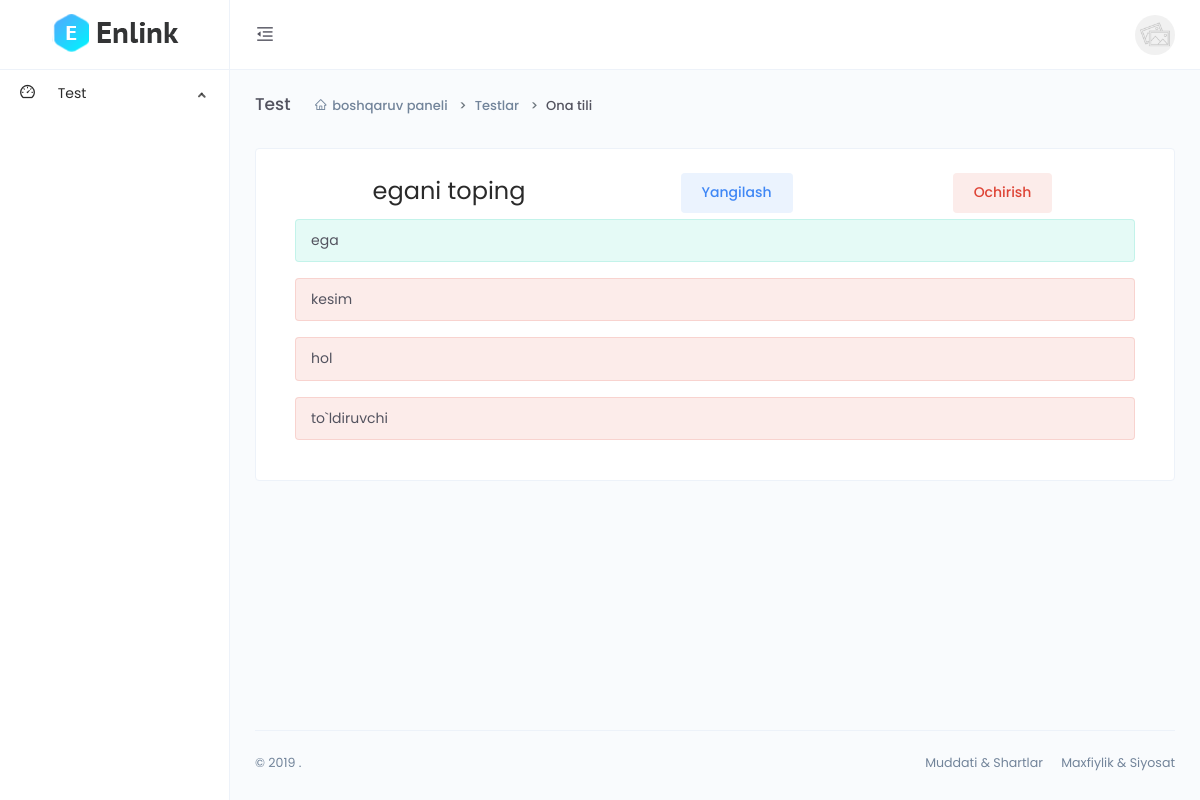
Screenshot of /dashboard/question-detail/uTbkYOKEwFQpZe4/ (signed in) with the database file from the repository.
### main/models.py (models this page shows, shortened)
class CodeGenerate(models.Model):
    code = models.CharField(max_length=255, blank=True,unique=True)
    class Meta:
        abstract = True

class Question(CodeGenerate):
    name = models.CharField(max_length=255)
    quiz = models.ForeignKey(Quiz, on_delete=models.CASCADE)

class Quiz(CodeGenerate):
    name = models.CharField(max_length=255)
    author = models.ForeignKey(User, on_delete=models.SET_NULL, null=True)

class Option(CodeGenerate):
    name = models.CharField(max_length=255)
    question = models.ForeignKey(Question, on_delete=models.CASCADE)
    is_correct = models.BooleanField(default=False)

### dashboard/views.py (the view)
# urls.py: path('question-detail/<str:code>/',views.question_detail,name='question_detail'),
def question_detail(request, code):
    question = models.Question.objects.get(code=code)
    options = models.Option.objects.filter(question=question)
    context = {
        'question':question,
        'options':options
    }
    return render(request, 'question/detail.html', context)

### templates/question/detail.html
{% extends 'base.html' %}
{% block content %}
<div class="main-content">
    <div class="page-header">
        <h2 class="header-title">Test</h2>
        <div class="header-sub-title">
            <nav class="breadcrumb breadcrumb-dash">
                <a href="#" class="breadcrumb-item"><i class="anticon anticon-home m-r-5"></i>boshqaruv paneli</a>
                <a class="breadcrumb-item" href="#">Testlar</a>
                <span class="breadcrumb-item active">{{question.quiz.name}}</span>
            </nav>
        </div>
    </div>
    <div class="card">
        <div class="card-body">
            <div class="container">
                <div class="d-flex justify-content-around" >
                    <h2 class="font-weight-normal m-b-10">{{question.name}}</h2>
                    <a href="#"><button class="btn btn-primary btn-tone m-r-5">Yangilash</button></a>
                    <a href="{% url 'question_delete' question.code %}"><button class="btn btn-danger btn-tone m-r-5">Ochirish</button></a>
                </div>
                {% for option in options %}
                <div class="alert alert-{% if option.is_correct %}success{% else %}danger{% endif %}">
                    <p>{{option.name}}</p>
                </div>
                {% endfor %}
            </div>
        </div>
    </div>
</div>
{% endblock %}

### rows the page displays
Question: quiz.name "Ona tili", name "egani toping"
Option: name "ega"
Option: name "kesim"
Option: name "hol"
Option: name "to`ldiruvchi"
